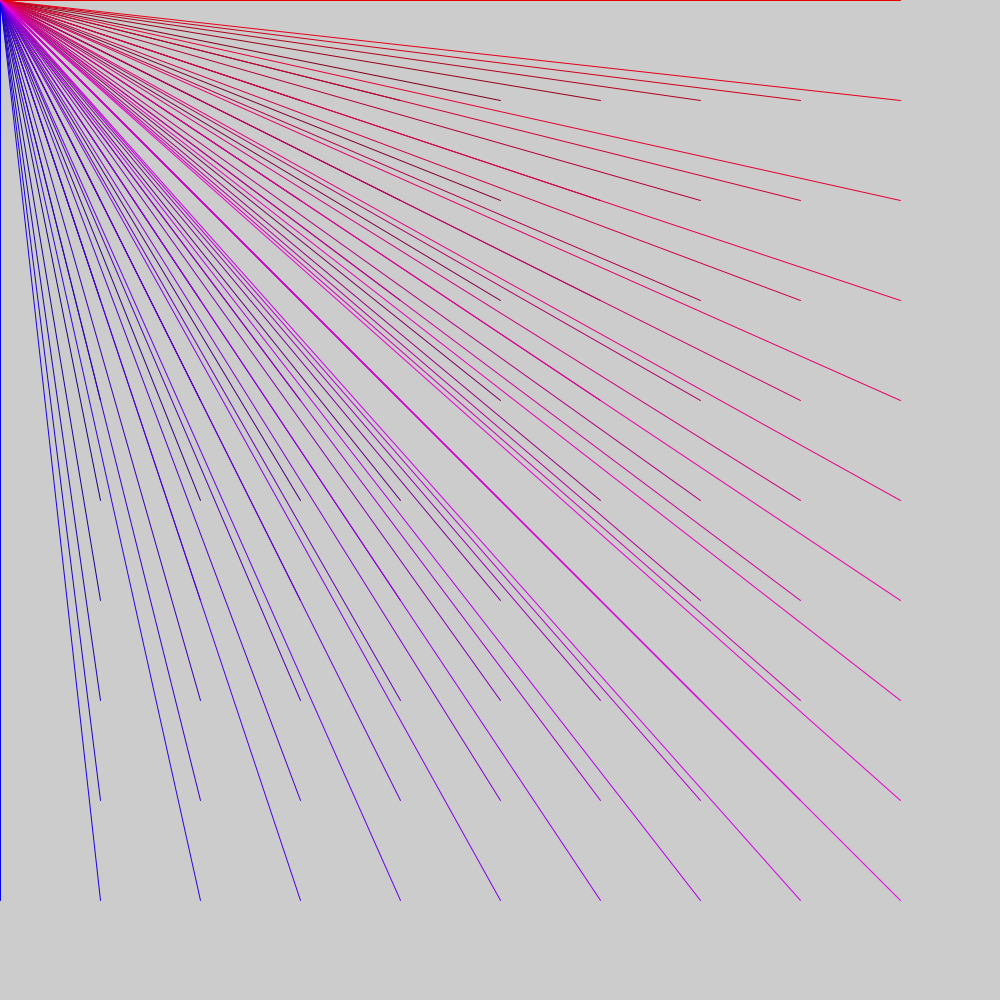
Frame 1 (no input)
Frame 60 (the mouse pressed at the canvas centre just before this capture): identical to frame 1, image omitted
Frame 120 (the mouse held since frame 60 and released just before this capture): identical to frame 1, image omitted

The Processing sketch that drew this single still picture (run headless with seeded random() and noise(); from frame 60 on, the mouse is pressed at the canvas centre):

// Processing sketch: vectorTest
// ── vectorTest.pde
int xs = 10;
int ys = 10;

void setup(){
  colorMode(RGB);
  int cWidth = xs*100;
  int cHeight = ys*100;
  size(1000, 1000);
  PVector[] endPoints = new PVector[xs*ys];

  for (int i = 0; i < xs; i++){
    for (int j = 0; j < ys; j++){
      endPoints[i*xs + j] = new PVector(i,j);
    }
  }
  strokeWeight(1);
  for (int i = 0; i < endPoints.length; i++){
    stroke((int)(endPoints[i].x*255/xs), 0, (int)(endPoints[i].y*255/ys));
    line(0,0,100*endPoints[i].x, 100*endPoints[i].y);
  }
}

void draw(){
}
